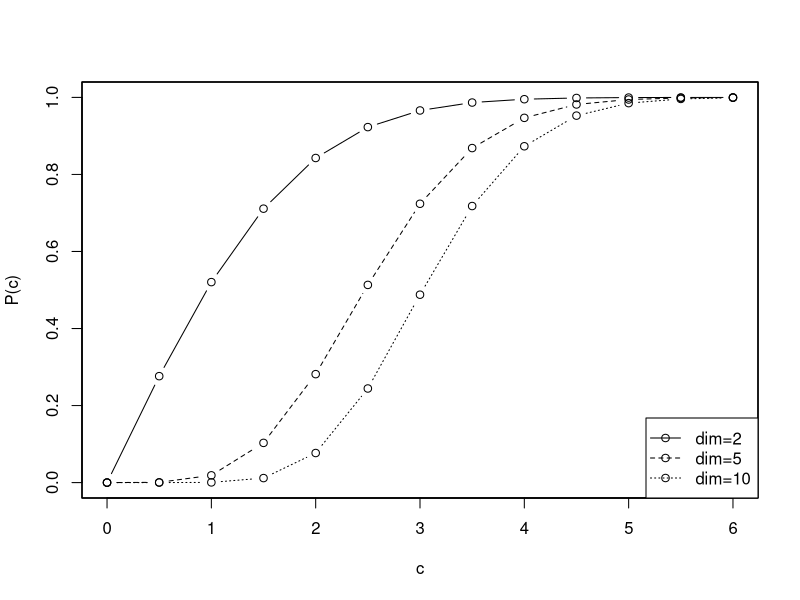

R code for this plot:
##
## This R script draws the distribution function P(c)
##

tab <- read.table("raw_data4.txt")
x <- tab$V2 
n <- length(x) / 13
mat <- matrix(x, ncol = n)

points <- seq(0,6, by=0.5)
i <- 1:13


postscript(file="./fig1.eps",width=5,height=5,horizontal=FALSE,onefile=FALSE,paper="special",family="Helvetica")
par(new=F)
plot(points, mat[i,1], ylim=c(0.0,1.0), xlab="c", ylab="P(c)", lty=1,type="b")
par(new=T)
plot(points, mat[i,2], ylim=c(0.0,1.0), xlab="", ylab="",lty=2, type="b",xaxt="n",yaxt="n")
par(new=T)
plot(points, mat[i,3], ylim=c(0.0,1.0), xlab="", ylab="",lty=3, type="b",xaxt="n",yaxt="n")

labels <- c("dim=2","dim=5","dim=10")
cols <-   c("black","black","black")
pchs <-   c(1,1,1)
ltys <-   c(1,2,3)
legend("bottomright", legend = labels, col = cols, pch = pchs, lty=ltys)
dev.off()